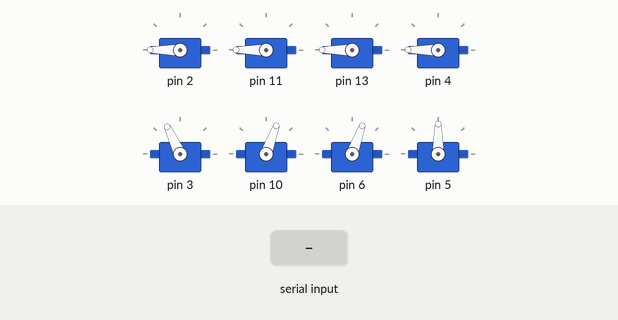
A sketch run on a simulated Arduino Uno, built with avr-gcc and run on an emulated ATmega328P. Shown: 8 × servo. The test bench sets the inputs (shaded band).

Above: at 1.2 s.
1.3 s: byte 1 (1) received over Serial
At 2.5 s:
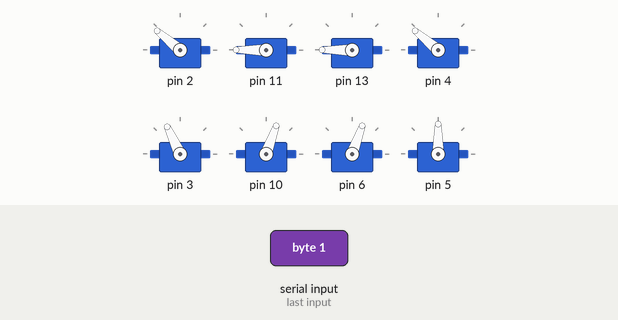
At 6.4 s:
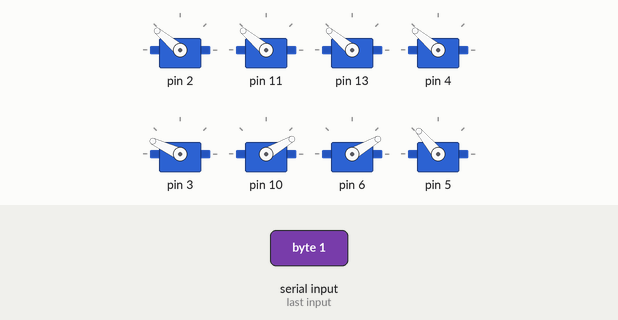
7.3 s: byte 2 (2) received over Serial
10.3 s: byte 3 (3) received over Serial
13.3 s: byte 4 (4) received over Serial
At 13.75 s:
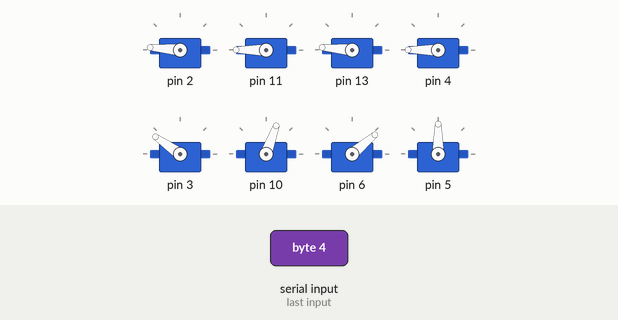
15.8 s: byte 2 (2) received over Serial
At 15.95 s:
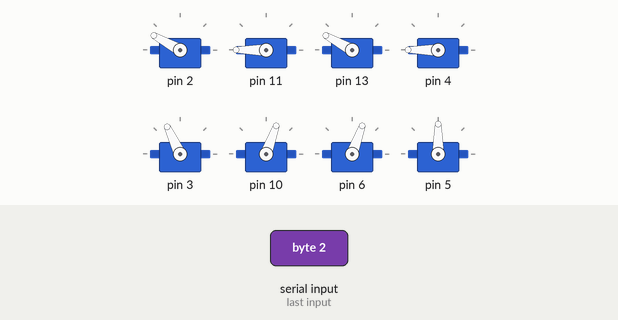
18.8 s: byte 3 (3) received over Serial
Timing chart, 0 to 21.8 s (numbered marks = the images above; inputs shaded):
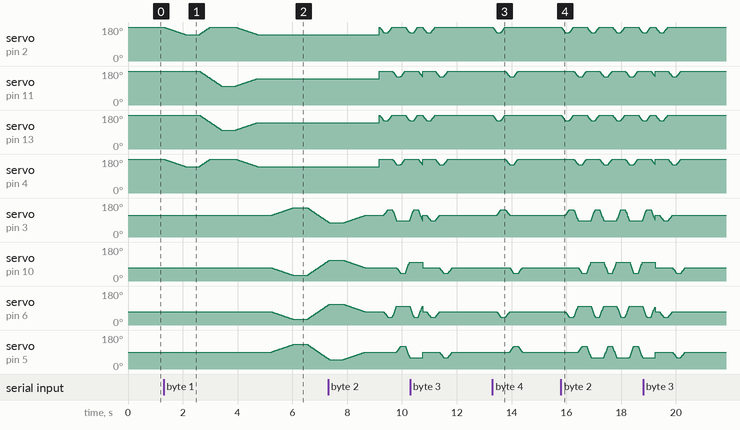

The sketch:

quadbot.ino
```cpp
#include <Servo.h>
#include "angles.h"
#include "pins.h"
Servo servo[8];

int pos = 0;
int input=0;

void setup()
{

  Serial.begin(9600);
       for(int i=0;i<8;i++)               // Initialize Serovos
       servo[i].attach(servo_pin[i]);

       stand_up();

 //Initialization
//  Initialize();

}

void stand_up()
{
  for(int i=0;i<8;i++)
    servo[i].write(stand_position[i]);  // Set the positions of the servos to the postions in the "angles.h" file
}

void move_servo(int x,int y)
{
  servo[x].write(servo[x].read()+y); // Read the current position of Servo 'x' and move it by 'y' degrees
}


void forward()
{
 /////
 for(int i=0;i<displacement;i++)      // Raise the Left Front and Right Rear legs
  {
    move_servo(0,-1);
    move_servo(2,-1);
    delay(delay_time);
  }
  for(int i=0;i<displacement;i++)      // Move the Left Front and Right Rear legs forward
  {
    move_servo(4,+1);
    move_servo(6,-1);
    delay(delay_time);
  }
  for(int i=0;i<displacement;i++)      // Lower the Left front and Right Rear legs
  {
    move_servo(0,+1);
    move_servo(2,+1);
    delay(delay_time);
  }
  for(int i=0;i<displacement;i++)       // Move the Left Front and Right Rear legs back &
  {                                     // Raise the Right Front and Left Rear legs
    move_servo(4,-1);
    move_servo(6,+1);
    move_servo(1,-1);
    move_servo(3,-1);
    delay(delay_time);
  }
  for(int i=0;i<displacement;i++)        // Move the Right Front and Left Rear legs forward
  {
    move_servo(5,-1);
    move_servo(7,+1);
    delay(delay_time);
  }
  for(int i=0;i<displacement;i++)        // Lower the Right Front and Left Rear legs
  {
    move_servo(1,+1);
    move_servo(3,+1);
    delay(delay_time);
  }
  for(int i=0;i<displacement;i++)        // Move the Right Front and Left Rear legs back
  {
    move_servo(5,+1);
    move_servo(7,-1);
    delay(delay_time);
  }

}


void backward()
{

  for(int i=0;i<displacement;i++)      // Raise the Left Front and Right Rear legs
  {
    move_servo(0,-1);
    move_servo(2,-1);
    delay(delay_time);
  }
  for(int i=0;i<displacement;i++)      // Move the Left Front and Right Rear legs back
  {
    move_servo(4,-1);
    move_servo(6,+1);
    delay(delay_time);
  }
  for(int i=0;i<displacement;i++)      // Lower the Left front and Right Rear legs
  {
    move_servo(0,+1);
    move_servo(2,+1);
    delay(delay_time);
  }
  for(int i=0;i<displacement;i++)       // Move the Left Front and Right Rear legs forward &
  {                                     // Raise the Right Front and Left Rear legs
    move_servo(4,+1);
    move_servo(6,-1);
    move_servo(1,-1);
    move_servo(3,-1);
    delay(delay_time);
  }
  for(int i=0;i<displacement;i++)        // Move the Right Front and Left Rear legs back
  {
    move_servo(5,+1);
    move_servo(7,-1);
    delay(delay_time);
  }
  for(int i=0;i<displacement;i++)        // Lower the Right Front and Left Rear legs
  {
    move_servo(1,+1);
    move_servo(3,+1);
    delay(delay_time);
  }
  for(int i=0;i<displacement;i++)        // Move the Right Front and Left Rear legs forward
  {
    move_servo(5,-1);
    move_servo(7,+1);
    delay(delay_time);
  }

}


void step_right()
{

 for(int i=0;i<displacement;i++)      // Raise the Left Front and Right Rear legs
  {
    move_servo(0,-1);
    move_servo(2,-1);
    delay(delay_time);
  }
  for(int i=0;i<displacement;i++)      // Move the Left Front leg forward and Right Rear leg backward
  {
    move_servo(4,+1);
    move_servo(6,+1);
    delay(delay_time);
  }
  for(int i=0;i<displacement;i++)      // Lower the Left front and Right Rear legs
  {
    move_servo(0,+1);
    move_servo(2,+1);
    delay(delay_time);
  }
  for(int i=0;i<displacement;i++)       // Move the Left Front leg backward, Right Rear leg forward &
  {                                     // Raise the Right Front and Left Rear legs
    move_servo(4,-1);
    move_servo(6,-1);
    move_servo(1,-1);
    move_servo(3,-1);
    delay(delay_time);
  }
  for(int i=0;i<displacement;i++)        // Move the Left Rear leg forward and Right Front leg backward
  {
    move_servo(5,+1);
    move_servo(7,+1);
    delay(delay_time);
  }
  for(int i=0;i<displacement;i++)        // Lower the Right Front and Left Rear legs
  {
    move_servo(1,+1);
    move_servo(3,+1);
    delay(delay_time);
  }
  for(int i=0;i<displacement;i++)        // Move the Left Rear leg backward and Right Front leg forward
  {
    move_servo(5,-1);
    move_servo(7,-1);
    delay(delay_time);
  }

}


void step_left()
{

 for(int i=0;i<displacement;i++)      // Raise the Left Front and Right Rear legs
  {
    move_servo(0,-1);
    move_servo(2,-1);
    delay(delay_time);
  }
  for(int i=0;i<displacement;i++)      // Move the Left Front leg backward and Right Rear leg forward
  {
    move_servo(4,-1);
    move_servo(6,-1);
    delay(delay_time);
  }
  for(int i=0;i<displacement;i++)      // Lower the Left front and Right Rear legs
  {
    move_servo(0,+1);
    move_servo(2,+1);
    delay(delay_time);
  }
  for(int i=0;i<displacement;i++)       // Move the Left Front leg forward, Right Rear leg backward &
  {                                     // Raise the Right Front and Left Rear legs
    move_servo(4,+1);
    move_servo(6,+1);
    move_servo(1,-1);
    move_servo(3,-1);
    delay(delay_time);
  }
  for(int i=0;i<displacement;i++)        // Move the Left Rear leg backward and Right Front leg forward
  {
    move_servo(5,-1);
    move_servo(7,-1);
    delay(delay_time);
  }
  for(int i=0;i<displacement;i++)        // Lower the Right Front and Left Rear legs
  {
    move_servo(1,+1);
    move_servo(3,+1);
    delay(delay_time);
  }
  for(int i=0;i<displacement;i++)        // Move the Left Rear leg forward and Right Front leg backward
  {
    move_servo(5,+1);
    move_servo(7,+1);
    delay(delay_time);
  }

}


void continous_forward()
{
  for(int i=0;i<displacement;i++)          // Raise the Left Front and Right Rear legs
  {
    move_servo(0,-1);
    move_servo(2,-1);
    delay(delay_time);
  }
  for(int i=0;i<displacement;i++)          // Move the Left Front and Right Rear legs forward
  {
    move_servo(4,+1);
    move_servo(6,-1);
    delay(delay_time);
  }
  for(int i=0;i<displacement;i++)          // Lower the Left Front and Right Rear legs
  {
    move_servo(0,+1);
    move_servo(2,+1);
    delay(delay_time);
  }
  for(int i=0;i<displacement;i++)          // Move the Left Front and Right Rear legs backward twice the displacement &
  {                                        // Raise the Right Front and Left Rear legs
    move_servo(4,-2);
    move_servo(6,+2);
    move_servo(1,-1);
    move_servo(3,-1);
    delay(delay_time);
  }
  for(int i=0;i<displacement;i++)          // Move the Right Front and Left Rear Legs forward
  {
    move_servo(5,-1);
    move_servo(7,+1);
    delay(delay_time);
  }
  for(int i=0;i<displacement;i++)          // Lower the Right Front and Left Rear legs
  {
    move_servo(1,+1);
    move_servo(3,+1);
    delay(delay_time);
  }
  for(int i=0;i<displacement;i++)          // Move the Right Front and Left Rear legs backward twice the displacement
  {                                        // Raise the Left Front and Right Rear legs
    move_servo(5,+2);
    move_servo(7,-2);
    move_servo(0,-1);
    move_servo(2,-1);
    delay(delay_time);
  }

 // irrecv.resume();
  //results.value=0;

  while(1)                       // Enter an infinite while loop
  {
    if(Serial.available() > 0)  // Break when there is incoming Remote data

        break;


    for(int i=0;i<displacement;i++)        // Move the Left Front and Right Rear legs forward twice the displacement
    {
      move_servo(4,+2);
      move_servo(6,-2);
      delay(delay_time);
    }
    for(int i=0;i<displacement;i++)        // Lower the Left Front and Right Rear legs
    {
      move_servo(0,+1);
      move_servo(2,+1);
      delay(delay_time);
    }
    for(int i=0;i<displacement;i++)        // Move the Left Front and Right Rear legs backward twice the displacement
    {                                      // Raise the Right Front and Left Rear legs
      move_servo(4,-2);
      move_servo(6,+2);
      move_servo(1,-1);
      move_servo(3,-1);
      delay(delay_time);
    }

    if(Serial.available() > 0)

        break;


    for(int i=0;i<displacement;i++)        // Move the Right Front and Left Rear legs forward twice the displacement
    {
      move_servo(5,-2);
      move_servo(7,+2);
      delay(delay_time);
    }
    for(int i=0;i<displacement;i++)        // Lower the Right Front and Left Rear legs
    {
      move_servo(1,+1);
      move_servo(3,+1);
      delay(delay_time);
    }
    for(int i=0;i<displacement;i++)        // Move the Right Front and Left Rear legs backward, twice the displacement
    {                                      // Raise the Left Front and Right Rear legs
      move_servo(5,+2);
      move_servo(7,-2);
      move_servo(0,-1);
      move_servo(2,-1);
      delay(delay_time);
    }
  }
  stand_up();                    // Stand up when the while loop breaks
}


void stretch()
{
  for(int i=0;i<stretch_displacement;i++)        // Stretch the bot towards the left
  {
    move_servo(0,-1);
    move_servo(1,+1);
    move_servo(2,+1);
    move_servo(3,-1);
    delay(stretch_delay_time);
  }
  delay(500);
  for(int i=0;i<stretch_displacement;i++)        // Stretch the bot towards the right
  {
    move_servo(0,+2);
    move_servo(1,-2);
    move_servo(2,-2);
    move_servo(3,+2);
    delay(stretch_delay_time);
  }
  delay(500);
  for(int i=0;i<stretch_displacement;i++)        // Bring it back to initial position
  {
    move_servo(0,-1);
    move_servo(1,+1);
    move_servo(2,+1);
    move_servo(3,-1);
    delay(stretch_delay_time);
  }
  delay(500);

  for(int i=0;i<stretch_displacement;i++)        // Stretch the bot towards the back
  {
    move_servo(4,+1);
    move_servo(5,-1);
    move_servo(6,-1);
    move_servo(7,+1);
    delay(stretch_delay_time);
  }
  delay(500);
  for(int i=0;i<stretch_displacement;i++)        // Stretch the bot towards the front
  {
    move_servo(4,-2);
    move_servo(5,+2);
    move_servo(6,+2);
    move_servo(7,-2);
    delay(stretch_delay_time);
  }
  delay(500);
  for(int i=0;i<stretch_displacement;i++)        // Bring it back to initial position
  {
    move_servo(4,+1);
    move_servo(5,-1);
    move_servo(6,-1);
    move_servo(7,+1);
    delay(stretch_delay_time);
  }
  delay(500);
}


void loop()
{


   if (Serial.available() > 0)
{

  input = Serial.read();
  //Serial.print("I received:");
  //Serial.println(input,DEC);
  //Serial.println(input);

  if (input == 1)
  {

    stretch();
    stand_up();
    }
  if (input == 2)
  {

     continous_forward();
     stand_up();
  }
  if (input == 3)
  {

     step_left();
     stand_up();
  }

  if (input == 4)
  {

    forward();
    stand_up();
  }
}

}
```

Measured:
- after the input at 1.3 s, servo on pin 3: rises from 115° to 155° in 0.79 s, then falls to 81° in 1.3 s; servo on pin 5: rises from 90° to 130° in 0.79 s, then falls to 56° in 1.3 s
- after the input at 13.3 s, servo on pin 3: rises from 115° to 145° in 0.14 s, then falls to 115° in 0.32 s; servo on pin 5: rises from 90° to 120° in 0.17 s, then falls to 90° in 0.29 s
